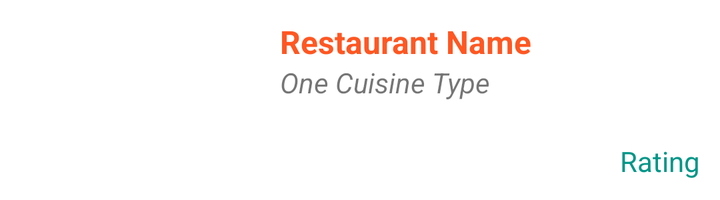
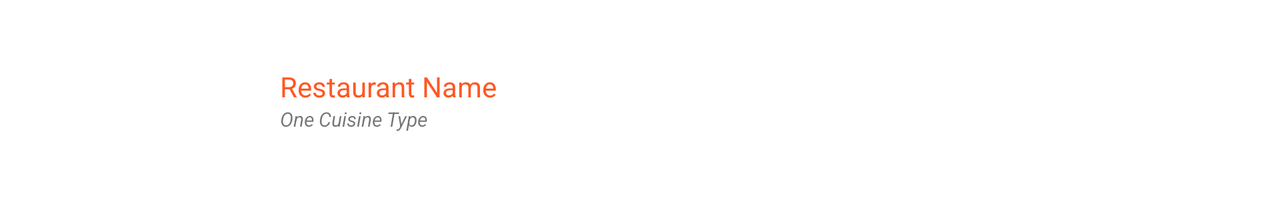

An Android layout and its configuration variant, each rendered on a device that would load it. The default file and the variant file are quoted in full after the pictures.
<!-- AndroidManifest.xml: application theme Theme.MyRestaurants -->
<!-- res/layout/restaurant_list_item_drag.xml -->
<?xml version="1.0" encoding="utf-8"?>
<LinearLayout xmlns:android="http://schemas.android.com/apk/res/android"
    android:orientation="horizontal"
    android:layout_width="match_parent"
    android:layout_height="wrap_content">

    <RelativeLayout
        android:layout_width="wrap_content"
        android:layout_height="wrap_content">

        <ImageView
            android:id="@+id/restaurantImageView"
            android:layout_width="130dp"
            android:layout_height="100dp"
            android:scaleType="centerCrop"
            android:src="@drawable/waffles" />

        <ImageView
            android:id="@+id/dragIcon"
            android:layout_width="30dp"
            android:layout_height="30dp"
            android:layout_alignLeft="@id/restaurantImageView"
            android:layout_alignBottom="@id/restaurantImageView"
            android:gravity="bottom|left"
            android:src="@drawable/baseline_reorder_white_24dp" />

    </RelativeLayout>

    <LinearLayout
        android:orientation="vertical"
        android:layout_width="match_parent"
        android:background="#ffffff"
        android:layout_height="match_parent"
        android:padding="10dp">

        <TextView
            android:id="@+id/restaurantNameTextView"
            android:layout_width="wrap_content"
            android:layout_height="wrap_content"
            android:text="Restaurant Name"
            android:textColor="@color/colorPrimary"
            android:textSize="16sp"
            android:textStyle="bold" />

        <TextView
            android:layout_width="wrap_content"
            android:layout_height="wrap_content"
            android:text="One Cuisine Type"
            android:id="@+id/categoryTextView"
            android:layout_below="@+id/restaurantNameTextView"
            android:layout_alignParentLeft="true"
            android:layout_alignParentStart="true"
            android:textStyle="italic"/>

        <RelativeLayout
            android:layout_width="match_parent"
            android:layout_height="match_parent">

            <TextView
                android:layout_width="wrap_content"
                android:layout_height="wrap_content"
                android:text="Rating"
                android:id="@+id/ratingTextView"
                android:layout_alignParentBottom="true"
                android:layout_alignParentRight="true"
                android:textColor="@color/colorAccent"/>
        </RelativeLayout>
    </LinearLayout>
</LinearLayout>
<!-- resources referenced by this layout -->
<resources>
  <color name="colorAccent">#009688</color>
  <color name="colorPrimary">#FF5722</color>
  <style name="Theme.MyRestaurants" parent="Theme.MaterialComponents.DayNight.DarkActionBar">
          
          <item name="colorPrimary">@color/purple_500</item>
          <item name="colorPrimaryVariant">@color/purple_700</item>
          <item name="colorOnPrimary">@color/white</item>
          
          <item name="colorSecondary">@color/teal_200</item>
          <item name="colorSecondaryVariant">@color/teal_700</item>
          <item name="colorOnSecondary">@color/black</item>
          
          <item name="android:statusBarColor" tools:targetApi="l">?attr/colorPrimaryVariant</item>
          
  
      </style>
  <color name="purple_500">#FF6200EE</color>
  <color name="purple_700">#FF3700B3</color>
  <color name="white">#FFFFFFFF</color>
  <color name="teal_200">#FF03DAC5</color>
  <color name="teal_700">#FF018786</color>
  <color name="black">#FF000000</color>
</resources>
<!-- res/layout-land/restaurant_list_item_drag.xml (the repository's variant of the layout above) -->
<!-- drawn on the phone turned sideways -->
<?xml version="1.0" encoding="utf-8"?>
<LinearLayout xmlns:android="http://schemas.android.com/apk/res/android"
    android:orientation="horizontal"
    android:layout_width="match_parent"
    android:layout_height="wrap_content">

    <RelativeLayout xmlns:android="http://schemas.android.com/apk/res/android"
        android:layout_width="wrap_content"
        android:layout_height="wrap_content" >

        <ImageView
            android:id="@+id/restaurantImageView"
            android:layout_width="130dp"
            android:layout_height="100dp"
            android:scaleType="centerCrop"
            android:src="@drawable/waffles" />

        <ImageView
            android:id="@+id/dragIcon"
            android:layout_width="30dp"
            android:layout_height="30dp"
            android:layout_alignLeft="@id/restaurantImageView"
            android:layout_alignBottom="@id/restaurantImageView"
            android:gravity="bottom|left"
            android:src="@drawable/baseline_reorder_white_24dp" />

    </RelativeLayout>

    <LinearLayout
        android:orientation="vertical"
        android:layout_width="match_parent"
        android:layout_height="match_parent"
        android:gravity="center_vertical"
        android:padding="10dp">

        <TextView
            android:layout_width="wrap_content"
            android:layout_height="wrap_content"
            android:id="@+id/restaurantNameTextView"
            android:textSize="14dp"
            android:text="Restaurant Name"
            android:textColor="@color/colorPrimary"/>

        <TextView
            android:layout_width="wrap_content"
            android:layout_height="wrap_content"
            android:text="One Cuisine Type"
            android:id="@+id/categoryTextView"
            android:textSize="10dp"
            android:layout_alignParentLeft="true"
            android:layout_alignParentStart="true"
            android:textStyle="italic"/>

        <TextView
            android:layout_width="wrap_content"
            android:layout_height="wrap_content"
            android:text="Rating"
            android:visibility="gone"
            android:id="@+id/ratingTextView"
            android:textColor="@color/colorAccent"/>
    </LinearLayout>
</LinearLayout>
